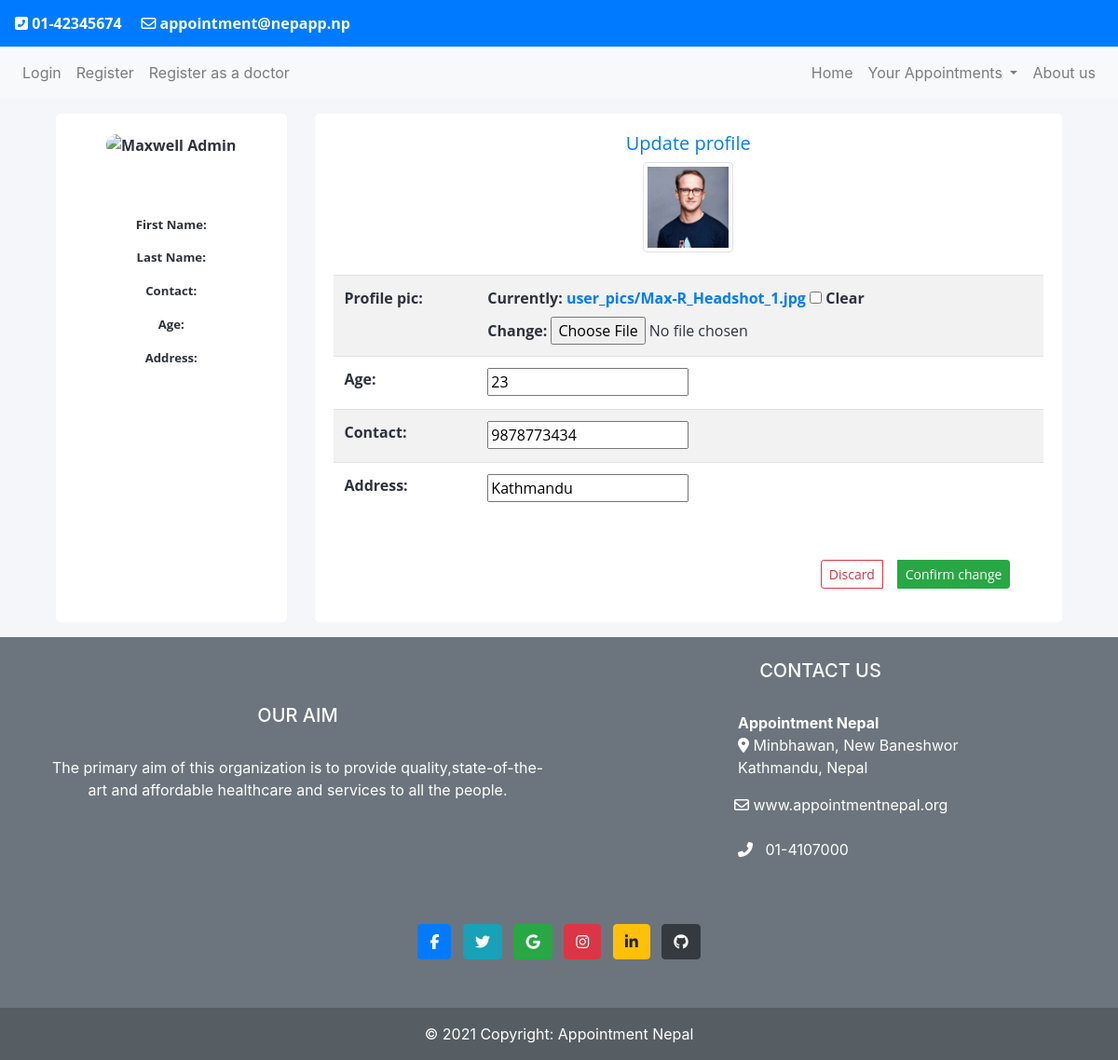
Screenshot of /update/1 with the database file from the repository.
### accounts/models.py (models this page shows, shortened)
class AppUser(models.Model):
    user = models.OneToOneField(User, on_delete=models.CASCADE, related_name='appuser')
    profile_pic= models.ImageField(upload_to='user_pics', null=True, blank=True)
    address= models.CharField(max_length=255, null=True)
    age= models.PositiveIntegerField(null=True)
    contact= models.CharField(max_length=10, null=True)

### accounts/views.py (the view, shortened to what this page needs)
# urls.py: path('update/<pk>', ProfileUpdateView.as_view(), name='profileupdate'),
class ProfileUpdateView(UpdateView):
    model = AppUser
    fields = ['profile_pic','age', 'contact','address']
    success_url =("/app/profile")

### templates/accounts/appuser_form.html (shortened to what this page needs)
{% extends 'mainapp/base.html' %}
{% load static %}
{% block navblock %}
<div class="ok container my-3">
    <div class="container">
        <div class="row gutters">
        <div class="col-xl-3 col-lg-3 col-md-12 col-sm-12 col-12">
        <div class="card h-100">
            <div class="card-body">
                <div class="account-settings">
                    <div class="user-profile">
                        <div class="user-avatar">
                            <img src="{{request.user.appuser.imageUrl}}" alt="Maxwell Admin">
                        </div>
                    </div>
                    <div class="about">
                        <p>First Name: {{request.user.first_name}}</p>
                        <p>Last Name: {{request.user.last_name}}</p>
                        <p>Contact: {{request.user.appuser.contact}}</p>
                        <p>Age: {{request.user.appuser.age}}</p>
                        <p>Address: {{request.user.appuser.address}}</p>
                        <br>
                    </div>
                </div>
            </div>
        </div>
        </div>
        <div class="col-xl-9 col-lg-9 col-md-12 col-sm-12 col-12">
        <div class="card h-100">
            <div class="card-body">
                        <h5 class="mb-2 text-primary text-center fw-light ">Update profile</h5>
                    <form method="POST" enctype="multipart/form-data">
                    <table class="table table-striped">
                        <div class="col-lg-2 mx-auto">
                            <img src="/media/{{form.profile_pic.value}}" alt="pic" height="100" width="100" class="img-thumbnail">
                        </div><br>
                        {{ form.as_table}}
                    </table>
                    <div class="col-lg-4 ml-auto mt-5">
                        <div class="btn-group">
                            <a href="{% url 'mainapp:profile' %}" class='btn btn-outline-danger btn-sm mr-3 ' onclick="return confirm('Do you really want to unchange?')">Discard</a>
                            <button type="submit" class='btn btn-success btn-sm'>Confirm change</button>
                        </div>
                    </div>
                    </form>
            </div>
        </div>
        </div>
        </div>
        </div>
</div>
{% include 'mainapp/footer.html' %}
{% endblock %}

### statics/mainapp/css/navbar.css (style rules this page uses)
* { overflow-x: wrap; }
.ok { font-family: 'Open Sans', sans-serif; font-size: 1em; font-weight: bold; }

### statics/mainapp/css/appoint.css (style rules this page uses)
body { width: 100%; height: 100%; }
.ok { font-family: 'Open Sans', sans-serif; font-size: 1em; font-weight: bold; }

### templates/accounts/appuser_form.html (style rules this page uses)
body { margin: 0; color: #2e323c; background: #f5f6fa; position: relative; height: 100%; }
.account-settings .user-profile { margin: 0 0 1rem 0; padding-bottom: 1rem; text-align: center; }
.account-settings .user-profile .user-avatar { margin: 0 0 1rem 0; }
.account-settings .user-profile .user-avatar img { width: 90px; height: 90px; -webkit-border-radius: 100px; -moz-border-radius: 100px; border-radius: 100px; }
.account-settings .about { margin: 2rem 0 0 0; text-align: center; }
.account-settings .about p { font-size: 0.825rem; }
.card { background: #ffffff; -webkit-border-radius: 5px; -moz-border-radius: 5px; border-radius: 5px; border: 0; margin-bottom: 1rem; }

### rows the page displays
AppUser: profile_pic.value (picture), age "23", contact "9878773434", address "Kathmandu"
